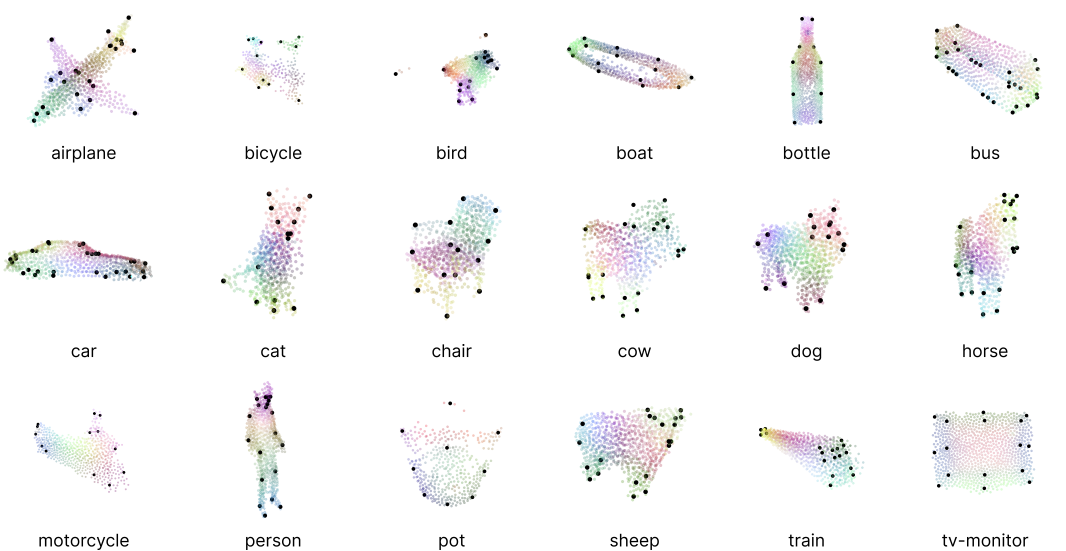
#> input picture media/dense_3d_shape_priors.jpg, 3197 x 1651 px (shown at 1/3 size)
$ python -i utils_correspondence.py   (imports and definitions only)
#> lines starting #> are read from the running program, lines starting #| are printed output that depends on the picture
#> further down, picture is the input picture: PIL image 3197x1651 RGB; mean R, G, B 247.9, 247.7, 247.8
""" Adapted from: https://github.com/Junyi42/GeoAware-SC
"""

import torch
import torch.nn.functional as F
import numpy as np
from PIL import Image

# [68 lines left out: functions convert_to_binary_mask, get_distance, get_distance_mutual_nn, not called in this run]

def resize(img, target_res=224, resize=True, to_pil=True, edge=False):
#> called with target_res = 224, resize = True, to_pil = True, edge = False
    original_width, original_height = img.size
#> original_width = 3197; original_height = 1651
    original_channels = len(img.getbands())
#> original_channels = 3
    if not edge:
        canvas = np.zeros([target_res, target_res, 3], dtype=np.uint8)
        if original_channels == 1:
            canvas = np.zeros([target_res, target_res], dtype=np.uint8)
        if original_height <= original_width:
            if resize:
                img = img.resize((target_res, int(np.around(target_res * original_height / original_width))), Image.Resampling.LANCZOS)
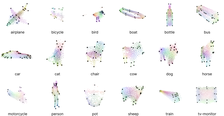
#> img: PIL image 224x116 RGB; mean R, G, B 247.6, 247.4, 247.5
            width, height = img.size
#> width = 224; height = 116
            img = np.asarray(img)
            canvas[(width - height) // 2: (width + height) // 2] = img
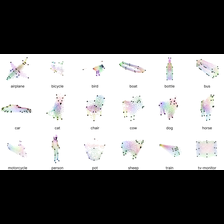
#> canvas: shape (224, 224, 3); mean R, G, B 128.2, 128.1, 128.2
        else:
            if resize:
                img = img.resize((int(np.around(target_res * original_width / original_height)), target_res), Image.Resampling.LANCZOS)
            width, height = img.size
            img = np.asarray(img)
            canvas[:, (height - width) // 2: (height + width) // 2] = img
    else:
        if original_height <= original_width:
            if resize:
                img = img.resize((target_res, int(np.around(target_res * original_height / original_width))), Image.Resampling.LANCZOS)
            width, height = img.size
            img = np.asarray(img)
            top_pad = (target_res - height) // 2
            bottom_pad = target_res - height - top_pad
            img = np.pad(img, pad_width=[(top_pad, bottom_pad), (0, 0), (0, 0)], mode='edge')
        else:
            if resize:
                img = img.resize((int(np.around(target_res * original_width / original_height)), target_res), Image.Resampling.LANCZOS)
            width, height = img.size
            img = np.asarray(img)
            left_pad = (target_res - width) // 2
            right_pad = target_res - width - left_pad
            img = np.pad(img, pad_width=[(0, 0), (left_pad, right_pad), (0, 0)], mode='edge')
        canvas = img
    if to_pil:
        canvas = Image.fromarray(canvas)
    return canvas

# [274 lines left out: functions chunk_cosine_sim, pairwise_sim, co_pca, softmax_with_temperature, soft_argmax, unnormalise_and_convert_mapping_to_flow and 5 more, not called in this run]

>>> from PIL import Image
>>> picture = Image.open('../../media/dense_3d_shape_priors.jpg')
>>> result = resize(picture)
